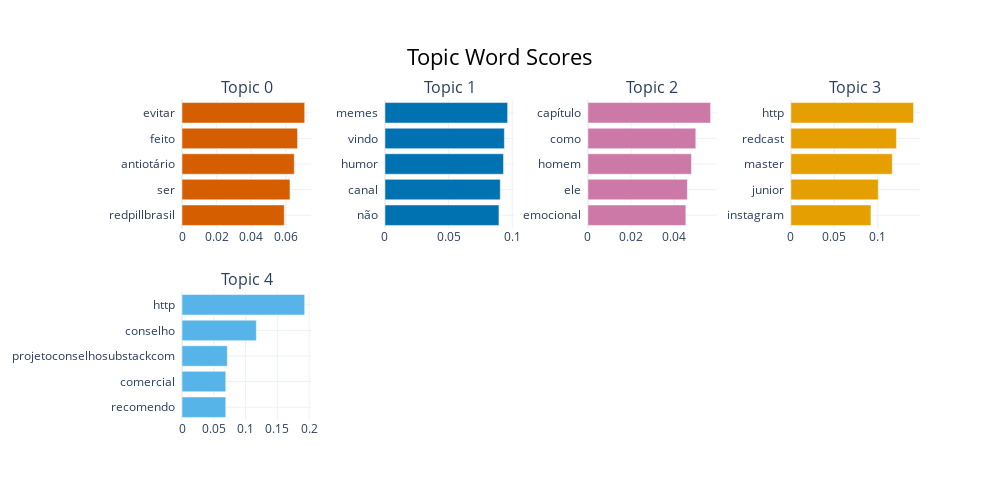

Notebook code for this chart:
### Code cell
barchart = topic_model.visualize_barchart()
barchart

### Figure 1 — Plotly figure (JSON) as saved in the notebook; plotly's stock layout.template omitted (floating-point values rounded to 4 significant figures)
{"data": [{"marker": {"color": "#D55E00"}, "orientation": "h", "type": "bar", "x": [0.05907, 0.06236, 0.06485, 0.06673, 0.07086], "xaxis": "x", "y": ["redpillbrasil  ", "ser  ", "antiotário  ", "feito  ", "evitar  "], "yaxis": "y"}, {"marker": {"color": "#0072B2"}, "orientation": "h", "type": "bar", "x": [0.08959, 0.09063, 0.09318, 0.09383, 0.09641], "xaxis": "x2", "y": ["não  ", "canal  ", "humor  ", "vindo  ", "memes  "], "yaxis": "y2"}, {"marker": {"color": "#CC79A7"}, "orientation": "h", "type": "bar", "x": [0.04542, 0.04612, 0.04801, 0.05003, 0.05689], "xaxis": "x3", "y": ["emocional  ", "ele  ", "homem  ", "como  ", "capítulo  "], "yaxis": "y3"}, {"marker": {"color": "#E69F00"}, "orientation": "h", "type": "bar", "x": [0.09215, 0.1006, 0.1167, 0.1214, 0.1411], "xaxis": "x4", "y": ["instagram  ", "junior  ", "master  ", "redcast  ", "http  "], "yaxis": "y4"}, {"marker": {"color": "#56B4E9"}, "orientation": "h", "type": "bar", "x": [0.06885, 0.06885, 0.07129, 0.1169, 0.193], "xaxis": "x5", "y": ["recomendo  ", "comercial  ", "projetoconselhosubstackcom  ", "conselho  ", "http  "], "yaxis": "y5"}], "layout": {"annotations": [{"font": {"size": 16}, "showarrow": false, "text": "Topic 0", "x": 0.0875, "xanchor": "center", "xref": "paper", "y": 1, "yanchor": "bottom", "yref": "paper"}, {"font": {"size": 16}, "showarrow": false, "text": "Topic 1", "x": 0.3625, "xanchor": "center", "xref": "paper", "y": 1, "yanchor": "bottom", "yref": "paper"}, {"font": {"size": 16}, "showarrow": false, "text": "Topic 2", "x": 0.6375, "xanchor": "center", "xref": "paper", "y": 1, "yanchor": "bottom", "yref": "paper"}, {"font": {"size": 16}, "showarrow": false, "text": "Topic 3", "x": 0.9125, "xanchor": "center", "xref": "paper", "y": 1, "yanchor": "bottom", "yref": "paper"}, {"font": {"size": 16}, "showarrow": false, "text": "Topic 4", "x": 0.0875, "xanchor": "center", "xref": "paper", "y": 0.4, "yanchor": "bottom", "yref": "paper"}], "height": 500, "hoverlabel": {"bgcolor": "white", "font": {"family": "Rockwell", "size": 16}}, "showlegend": false, "title": {"font": {"color": "Black", "size": 22}, "text": "Topic Word Scores", "x": 0.5, "xanchor": "center", "yanchor": "top"}, "width": 1000, "xaxis": {"anchor": "y", "domain": [0, 0.175], "showgrid": true}, "xaxis2": {"anchor": "y2", "domain": [0.275, 0.45], "showgrid": true}, "xaxis3": {"anchor": "y3", "domain": [0.55, 0.725], "showgrid": true}, "xaxis4": {"anchor": "y4", "domain": [0.825, 1], "showgrid": true}, "xaxis5": {"anchor": "y5", "domain": [0, 0.175], "showgrid": true}, "xaxis6": {"anchor": "y6", "domain": [0.275, 0.45], "showgrid": true}, "xaxis7": {"anchor": "y7", "domain": [0.55, 0.725], "showgrid": true}, "xaxis8": {"anchor": "y8", "domain": [0.825, 1], "showgrid": true}, "yaxis": {"anchor": "x", "domain": [0.6, 1], "showgrid": true}, "yaxis2": {"anchor": "x2", "domain": [0.6, 1], "showgrid": true}, "yaxis3": {"anchor": "x3", "domain": [0.6, 1], "showgrid": true}, "yaxis4": {"anchor": "x4", "domain": [0.6, 1], "showgrid": true}, "yaxis5": {"anchor": "x5", "domain": [0, 0.4], "showgrid": true}, "yaxis6": {"anchor": "x6", "domain": [0, 0.4], "showgrid": true}, "yaxis7": {"anchor": "x7", "domain": [0, 0.4], "showgrid": true}, "yaxis8": {"anchor": "x8", "domain": [0, 0.4], "showgrid": true}}}
